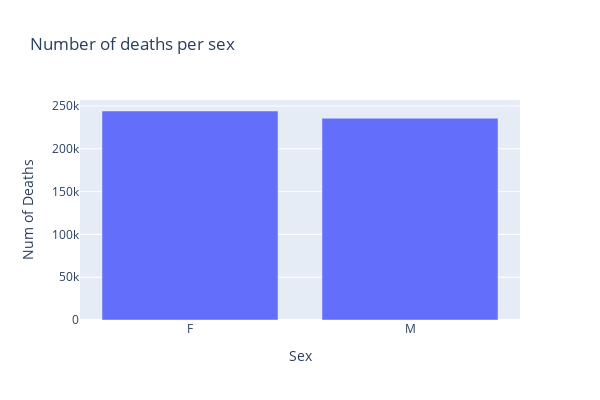

The code cell stored with this chart in its notebook:
### Code cell
dfNumDeaths = nycDF.groupBy('Sex').sum('Deaths').toPandas()
configure_plotly_browser_state()
px.bar(data_frame=dfNumDeaths, x = 'Sex', y = 'sum(Deaths)', title = "Number of deaths per sex",labels = {"sum(Deaths)":"Num of Deaths"}, width=600, height = 400)

### Figure 1 — Plotly figure (JSON) as saved in the notebook; plotly's stock layout.template omitted (floating-point values rounded to 4 significant figures)
{"data": [{"alignmentgroup": "True", "hovertemplate": "Sex=%{x}<br>Num of Deaths=%{y}<extra></extra>", "legendgroup": "", "marker": {"color": "#636efa", "pattern": {"shape": ""}}, "name": "", "offsetgroup": "", "orientation": "v", "showlegend": false, "textposition": "auto", "type": "bar", "x": ["F", "M"], "xaxis": "x", "y": [244139, 235694], "yaxis": "y"}], "layout": {"barmode": "relative", "height": 400, "legend": {"tracegroupgap": 0}, "title": {"text": "Number of deaths per sex"}, "width": 600, "xaxis": {"anchor": "y", "domain": [0, 1], "title": {"text": "Sex"}}, "yaxis": {"anchor": "x", "domain": [0, 1], "title": {"text": "Num of Deaths"}}}}
